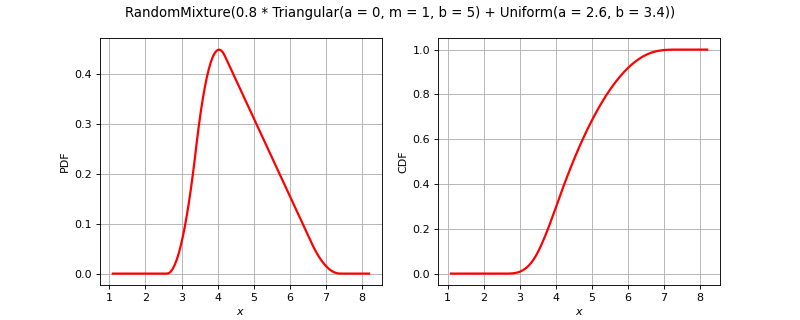

Generate this figure with Python:
import openturns as ot
from matplotlib import pyplot as plt
from openturns.viewer import View
title = None
if ot.RandomMixture().__class__.__name__ == 'Bernoulli':
    distribution = ot.Bernoulli(0.7)
elif ot.RandomMixture().__class__.__name__ == 'Binomial':
    distribution = ot.Binomial(5, 0.2)
elif ot.RandomMixture().__class__.__name__ == 'Hypergeometric':
    distribution = ot.Hypergeometric(10, 4, 7)
elif ot.RandomMixture().__class__.__name__ == 'CumulativeDistributionNetwork':
    coll = [ot.Normal(2),ot.Dirichlet([0.5, 1.0, 1.5])]
    distribution = ot.CumulativeDistributionNetwork(coll, ot.BipartiteGraph([[0,1], [0,1]]))
elif ot.RandomMixture().__class__.__name__ == 'Histogram':
    distribution = ot.Histogram([-1.0, 0.5, 1.0, 2.0], [0.45, 0.4, 0.15])
elif ot.RandomMixture().__class__.__name__ == 'KernelMixture':
    kernel = ot.Uniform()
    sample = ot.Normal().getSample(5)
    bandwith = [1.0]
    distribution = ot.KernelMixture(kernel, bandwith, sample)
elif ot.RandomMixture().__class__.__name__ == 'MaximumDistribution':
    coll = [ot.Uniform(2.5, 3.5), ot.LogUniform(1.0, 1.2), ot.Triangular(2.0, 3.0, 4.0)]
    distribution = ot.MaximumDistribution(coll)
elif ot.RandomMixture().__class__.__name__ == 'Multinomial':
    distribution = ot.Multinomial(5, [0.2])
elif ot.RandomMixture().__class__.__name__ == 'RandomMixture':
    coll = [ot.Triangular(0.0, 1.0, 5.0), ot.Uniform(-2.0, 2.0)]
    weights = [0.8, 0.2]
    cst = 3.0
    distribution = ot.RandomMixture(coll, weights, cst)
elif ot.RandomMixture().__class__.__name__ == 'TruncatedDistribution':
    distribution = ot.TruncatedDistribution(ot.Normal(2.0, 1.5), 1.0, 4.0)
elif ot.RandomMixture().__class__.__name__ == 'UserDefined':
    distribution = ot.UserDefined([[1.0], [2.0], [3.0]], [0.4, 0.5, 1.0])
elif ot.RandomMixture().__class__.__name__ == 'ZipfMandelbrot':
    distribution = ot.ZipfMandelbrot(10, 2.5, 0.3)
elif ot.RandomMixture().__class__.__name__ == 'Normal':
    cov = ot.CovarianceMatrix([[1.0, -0.5], [-0.5, 1.0]])
    distribution = ot.Normal([0.0, 0.0], cov)
    title = "Normal dist. with correlation coefficient {}".format(cov[0, 1])
else:
    distribution = ot.RandomMixture()

dimension = distribution.getDimension()
if title is None:
    title = str(distribution)[:100].split('\n')[0]
if dimension == 1:
    distribution.setDescription(['$x$'])
    pdf_graph = distribution.drawPDF()
    cdf_graph = distribution.drawCDF()
    fig = plt.figure(figsize=(10, 4))
    pdf_axis = fig.add_subplot(121)
    cdf_axis = fig.add_subplot(122)
    View(pdf_graph, figure=fig, axes=[pdf_axis], add_legend=False)
    View(cdf_graph, figure=fig, axes=[cdf_axis], add_legend=False)
    fig.suptitle(title)
elif dimension == 2:
    grid = ot.GridLayout(1, 2)
    pdf_graph = distribution.drawPDF()
    pdf_graph.setLegends([''])
    cdf_graph = distribution.drawCDF()
    cdf_graph.setLegends([''])
    grid.setGraph(0, 0, pdf_graph)
    grid.setGraph(0, 1, cdf_graph)
    grid.setTitle(title)
    fig = View(grid).getFigure()
    fig.axes[0].set_title('PDF')
    fig.axes[1].set_title('CDF')
